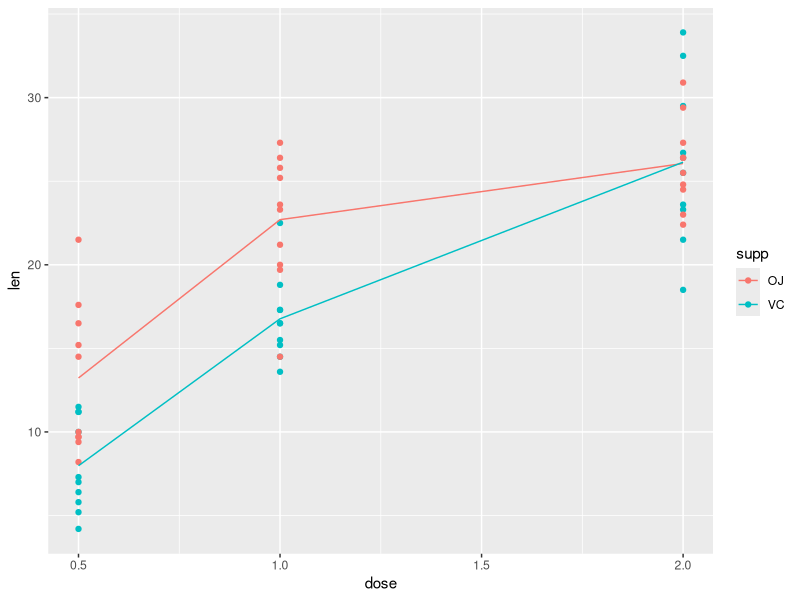

Write the R code that produced this figure.
#Part2

library(datasets)
str(ToothGrowth)
summary(ToothGrowth)



library(ggplot2)
datamean <- aggregate(len~.,data=ToothGrowth,mean)
plot <- ggplot(ToothGrowth,aes(x=dose,y=len))
plot <- plot + geom_point(aes(group=supp,colour=supp))
plot <- plot + geom_line(data=datamean,aes(group=supp,colour=supp))
plot


data_OJ <- ToothGrowth[31:60,]
data_VC <- ToothGrowth[1:30,]
len_difference <- data_OJ$len - data_VC$len
data <- data.frame(len_difference, data_OJ$dose)
names(data) <- c("len_difference", "dose")

dose_0.5 <- subset(data, dose == 0.5)
t.test(dose_0.5)

dose_1.0 <- subset(data, dose == 1.0)
t.test(dose_1.0)

dose_2.0 <- subset(data, dose == 2.0)
t.test(dose_2.0)